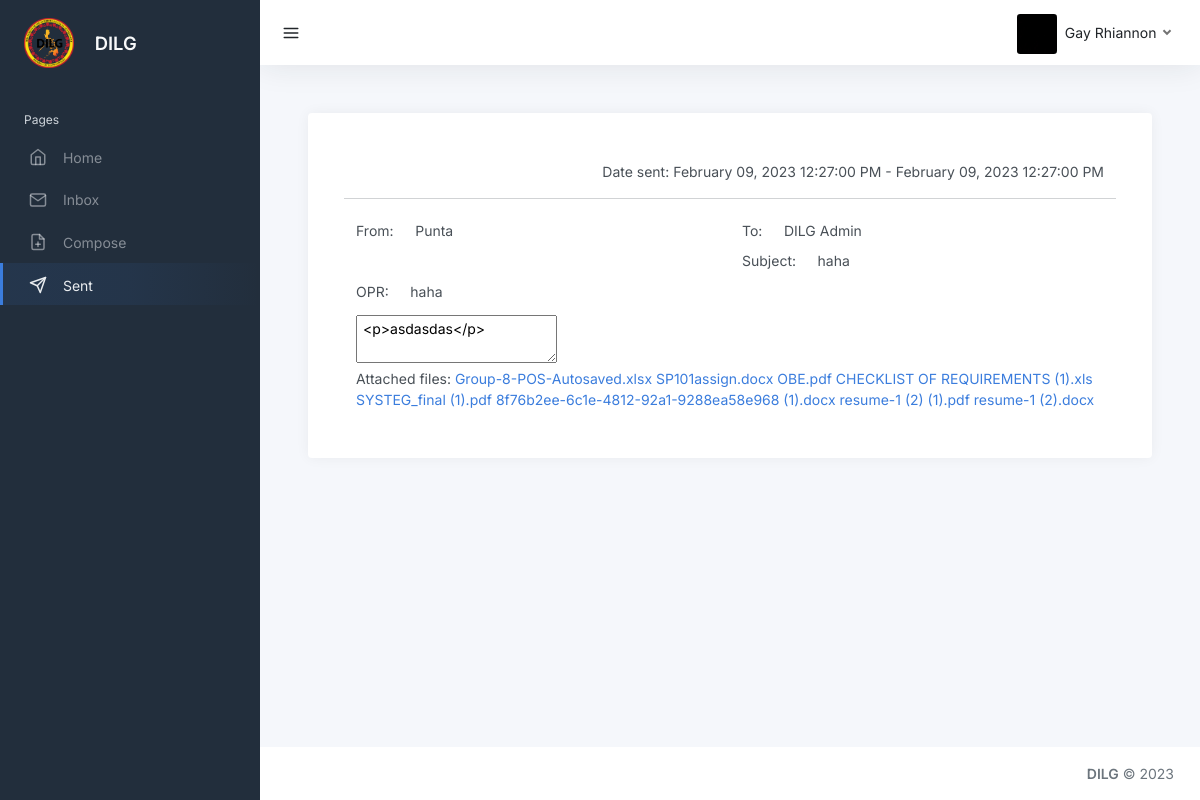
The app's page /users/view-single-report.php?report_id=RID00003 (signed in) with its own data.
### tables this page shows
CREATE TABLE `users` (
  `id` int(11) NOT NULL,
  `user_type` int(50) NOT NULL,
  `email` varchar(50) NOT NULL,
  `email_status` int(11) NOT NULL,
  `password` varchar(255) NOT NULL,
  `first_name` varchar(50) NOT NULL,
  `middle_name` varchar(50) NOT NULL,
  `last_name` varchar(50) NOT NULL,
  `date_of_birth` date NOT NULL,
  `barangay` varchar(50) NOT NULL,
  `v_token` varchar(255) NOT NULL,
  `image` blob NOT NULL,
  `date_time_created` datetime NOT NULL,
  `date_time_updated` datetime NOT NULL
);

CREATE TABLE `sent` (
  `id` int(11) NOT NULL,
  `report_id` varchar(50) NOT NULL,
  `to_user` varchar(50) NOT NULL,
  `from_user` varchar(50) NOT NULL,
  `subject` varchar(50) NOT NULL,
  `opr` varchar(100) NOT NULL,
  `message` longtext NOT NULL,
  `duration` varchar(50) NOT NULL,
  `status` int(225) NOT NULL,
  `pdf_files` blob NOT NULL,
  `notif_status` int(11) NOT NULL,
  `date_start` datetime NOT NULL,
  `date_end` datetime NOT NULL,
  `deadline` int(11) NOT NULL,
  `date_time_acknowledge` varchar(100) NOT NULL,
  `date_created` date NOT NULL,
  `time_created` time NOT NULL,
  `date_updated` date NOT NULL,
  `time_updated` time NOT NULL
);

CREATE TABLE `files` (
  `id` int(11) NOT NULL,
  `report_id` varchar(250) NOT NULL,
  `file_name` varchar(255) NOT NULL,
  `uploaded_on` varchar(255) NOT NULL,
  `status` varchar(255) NOT NULL
);

### users/view-single-report.php (the view, shortened to what this page needs)
<?php
include('../connection.php');
$email = $_SESSION['email'];
?>
<!DOCTYPE html>
<html lang="en">
<head>
	<link href="../src/css/template-2.css" rel="stylesheet">
	<link href="../src/css/preloader.css" rel="stylesheet">
</head>
<body>
	<div class="wrapper">
		<nav id="sidebar" class="sidebar js-sidebar">
			<div class="sidebar-content js-simplebar">
				<a class="sidebar-brand" href="index.html">
					<img src="../src/img/dilg.png" height="50" alt="">
					<span class="ms-3 align-middle">DILG</span>
				</a>
				<ul class="sidebar-nav">
					<li class="sidebar-header">
						Pages
					</li>
					<li class="sidebar-item">
						<a class="sidebar-link" href="home.php">
                            <i class="align-middle" data-feather="home"></i> <span class="align-middle">Home</span>
                        </a>
					</li>
					<li class="sidebar-item">
						<a class="sidebar-link" href="view-report.php">
                            <i class="align-middle" data-feather="mail"></i> <span class="align-middle">Inbox</span>
                        </a>
					</li>
					<li class="sidebar-item">
						<a class="sidebar-link" href="add-report.php">
                            <i class="align-middle" data-feather="file-plus"></i> <span class="align-middle">Compose</span>
                        </a>
					</li>
					<li class="sidebar-item active">
						<a class="sidebar-link" href="sent-reports.php">
                            <i class="align-middle" data-feather="send"></i> <span class="align-middle">Sent</span>
                        </a>
					</li>
				</ul>
			</div>
		</nav>
		<div class="main">
			<nav class="navbar navbar-expand navbar-light navbar-bg">
				<a class="sidebar-toggle js-sidebar-toggle">
                    <i class="align-self-center text-dark" data-feather="menu"></i>
                </a>
				<div class="navbar-collapse collapse">
					<ul class="navbar-nav navbar-align">
						<li class="nav-item dropdown">
							<?php
							$query_image = "SELECT first_name, last_name, image FROM users WHERE email = '$email'";
							$run_image = mysqli_query($conn,$query_image);
							if(mysqli_num_rows($run_image) > 0) {
							foreach($run_image as $row_image){
								?>
								<a class="nav-link dropdown-toggle d-none d-sm-inline-block" href="#" data-bs-toggle="dropdown">
                                	<img src="<?php echo "../admin/admins/" . $row_image['image']?>" alt="user" class="avatar img-fluid rounded me-1"/> <span class="text-dark"><?= $row_image['first_name'] .' '. $row_image['last_name'] ?></span>
								</a>
								<?php
							}
							}
							?>
						</li>
					</ul>
				</div>
			</nav>
			<main class="content">
				<div class="container-fluid p-0">
					<div class="row">
						<div class="col-xl-12 col-xxl-12 d-flex">
							<div class="w-100">
								<div class="row">
									<div class="col-lg-12">
										<?php
										if(isset($_GET['report_id'])) {
											$report_id = $_GET['report_id'];
											$query_report = "SELECT * FROM sent WHERE report_id = '$report_id'";
											$run_report_id = mysqli_query($conn, $query_report);
											if (mysqli_num_rows($run_report_id) > 0) {
												foreach ($run_report_id as $row) {
													?>
													<div class="card p-5">
														<div class="row">
															<div class="col-lg-12 text-end">
																<p>
                                                                    <?php
                                                                    $date_start =  date('F d, Y h:i:s A', strtotime($row['date_start']));
																	$date_end = date('F d, Y h:i:s A', strtotime($row['date_end']));
                                                                    echo "Date sent: " . $date_start . " - " . $date_end;
                                                                    ?>
                                                                </p>
															</div>
															<hr class="featurette-divider">
															<div class="col-lg-6">
																<div class="row">
																	<div class="col-lg-12 d-flex align-items-center" >
																		<label for="">From:</label>
																		<input type="text" class="form-control ms-2" style="border: none; outline: none; background: none;" name="from" value="<?php echo $row['from_user'];?> " readonly>
																	</div>
																</div>
															</div>
															<div class="col-lg-6">
																<div class="row">
																	<div class="col-lg-12 d-flex align-items-center">
																		<label for="">To:</label>
																		<input type="text" class="form-control ms-2" style="border: none; outline: none; background: none;" name="brgy" value="<?php if($row['to_user'] == '1'){ echo "DILG Admin"; } ?> " readonly>
																	</div>
																	<div class="col-lg-12 d-flex align-items-center">
																		<label for="">Subject:</label>
																		<input type="text" class="form-control ms-2" style="border: none; outline: none; background: none;" name="subject" value="<?php echo $row['subject'] ?>"readonly>
																	</div>
																</div>
															</div>
															<div class="col-lg-12 d-flex align-items-center mb-2">
																<label for="">OPR:</label>
																<input type="text" name="opr" class="form-control ms-2" style="border: none; outline: none; background: none;" value="<?php echo $row['opr'] ?>"readonly>
															</div>
															<div class="col-lg-12">
																<textarea id="tiny" name="statement"> <?php echo $row['message'] ?> </textarea>
															</div>
															<div class="col-lg-12">
															<span>Attached files: </span>
																<?php
																$get_files = "SELECT * FROM files WHERE report_id = '$report_id'";
																$query_files = mysqli_query($conn, $get_files);
																if(mysqli_num_rows($query_files) > 0){
																	while($rows = mysqli_fetch_array($query_files)){
																		?>
																	<a href="../admin/pdf/<?php echo $rows['file_name'];?>" download><?php echo $rows['file_name'];?></a>
																		<?php
																	}
																}else{
																	echo "NO FILES ATTACHED";
																}
																?>
															</div>
														</div>
													</div>
													<?php
												}
											}
										}
									?>
									</div>
								</div>
							</div>
						</div>
					</div>
				</div>
			</main>
			<footer class="footer">
				<div class="container-fluid">
					<div class="row text-muted">
						<div class="col-12 text-end">
							<p class="mb-0 text-muted">
								<strong>DILG</strong> &copy; 2023
							</p>
						</div>
					</div>
					</div>
				</div>
		</div>
</body>
</html>

### records on screen
users: image (picture), first_name "Gay", last_name "Rhiannon"
sent: date_start "February 09, 2023 12:27:00 PM", date_end "February 09, 2023 12:27:00 PM", from "Punta", brgy "DILG Admin", subject "haha", opr "haha", statement "<p>asdasdas</p>"
files: file_name "Group-8-POS-Autosaved.xlsx"
files: file_name "SP101assign.docx"
files: file_name "OBE.pdf"
files: file_name "CHECKLIST OF REQUIREMENTS (1).xls"
files: file_name "SYSTEG_final (1).pdf"
files: file_name "8f76b2ee-6c1e-4812-92a1-9288ea58e968 (1).docx"
files: file_name "resume-1 (2) (1).pdf"
files: file_name "resume-1 (2).docx"
